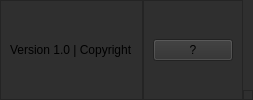
     <widget class="QFrame" name="footer_frame">
      <property name="styleSheet">
       <string notr="true">background-color: rgb(47, 47, 47);</string>
      </property>
      <property name="frameShape">
       <enum>QFrame::NoFrame</enum>
      </property>
      <property name="frameShadow">
       <enum>QFrame::Raised</enum>
      </property>
      <layout class="QHBoxLayout" name="horizontalLayout_5">
       <property name="spacing">
        <number>0</number>
       </property>
       <property name="leftMargin">
        <number>0</number>
       </property>
       <property name="topMargin">
        <number>0</number>
       </property>
       <property name="rightMargin">
        <number>0</number>
       </property>
       <property name="bottomMargin">
        <number>0</number>
       </property>
       <item>
        <widget class="QFrame" name="footer_left_frame">
         <property name="frameShape">
          <enum>QFrame::StyledPanel</enum>
         </property>
         <property name="frameShadow">
          <enum>QFrame::Raised</enum>
         </property>
         <layout class="QHBoxLayout" name="horizontalLayout_6">
          <item alignment="Qt::AlignLeft">
           <widget class="QLabel" name="label_3">
            <property name="text">
             <string>Version 1.0 | Copyright</string>
            </property>
           </widget>
          </item>
         </layout>
        </widget>
       </item>
       <item>
        <widget class="QFrame" name="footer_right_frame">
         <property name="frameShape">
          <enum>QFrame::StyledPanel</enum>
         </property>
         <property name="frameShadow">
          <enum>QFrame::Raised</enum>
         </property>
         <layout class="QVBoxLayout" name="verticalLayout_2">
          <item alignment="Qt::AlignRight">
           <widget class="QPushButton" name="pushButton_2">
            <property name="text">
             <string>?</string>
            </property>
           </widget>
          </item>
         </layout>
        </widget>
       </item>
       <item alignment="Qt::AlignBottom">
        <widget class="QFrame" name="size_grip">
         <property name="minimumSize">
          <size>
           <width>10</width>
           <height>10</height>
          </size>
         </property>
         <property name="maximumSize">
          <size>
           <width>10</width>
           <height>10</height>
          </size>
         </property>
         <property name="sizeIncrement">
          <size>
           <width>10</width>
           <height>10</height>
          </size>
         </property>
         <property name="frameShape">
          <enum>QFrame::StyledPanel</enum>
         </property>
         <property name="frameShadow">
          <enum>QFrame::Raised</enum>
         </property>
        </widget>
       </item>
      </layout>
      <zorder>footer_right_frame</zorder>
      <zorder>size_grip</zorder>
      <zorder>footer_left_frame</zorder>
     </widget>
